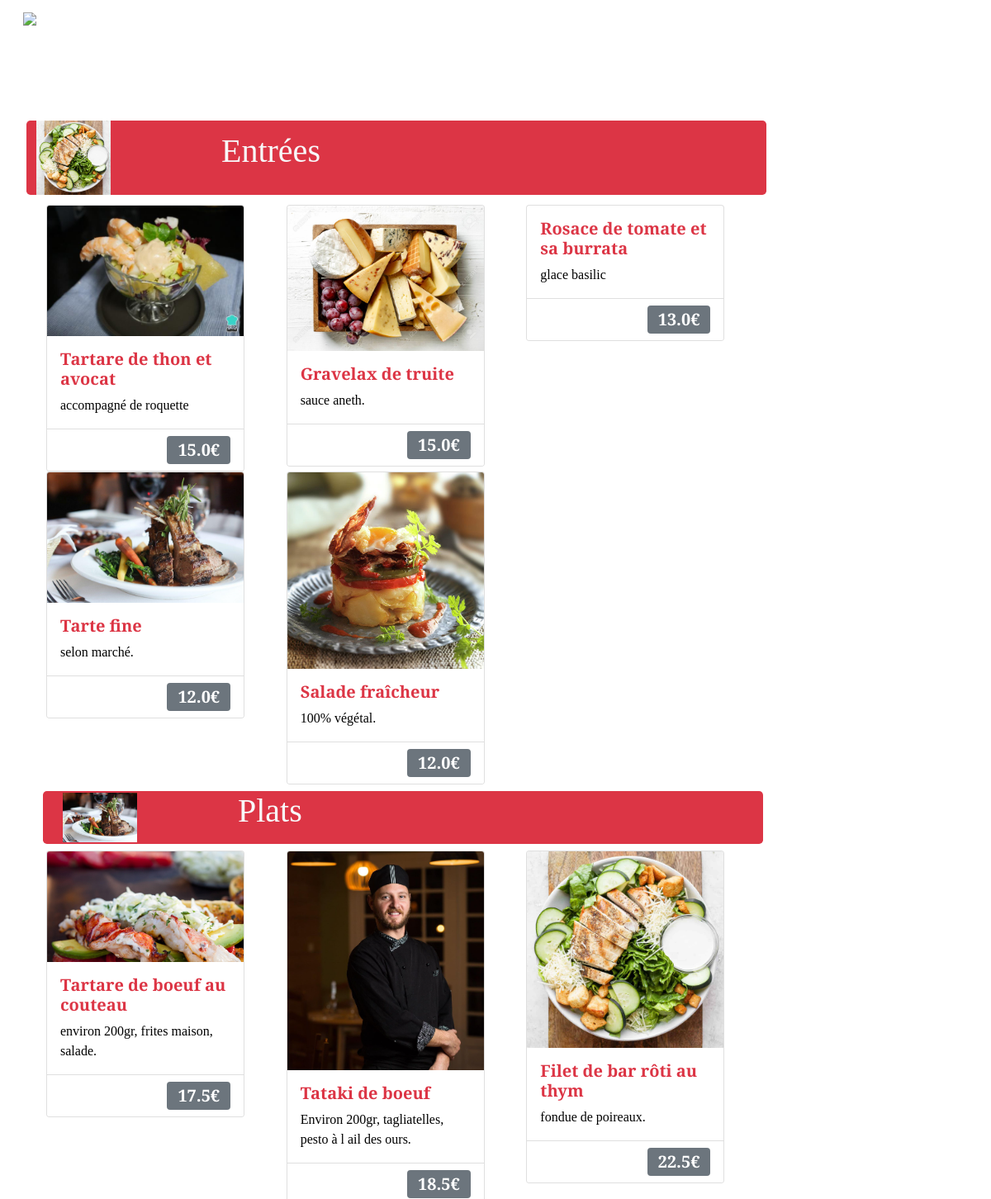
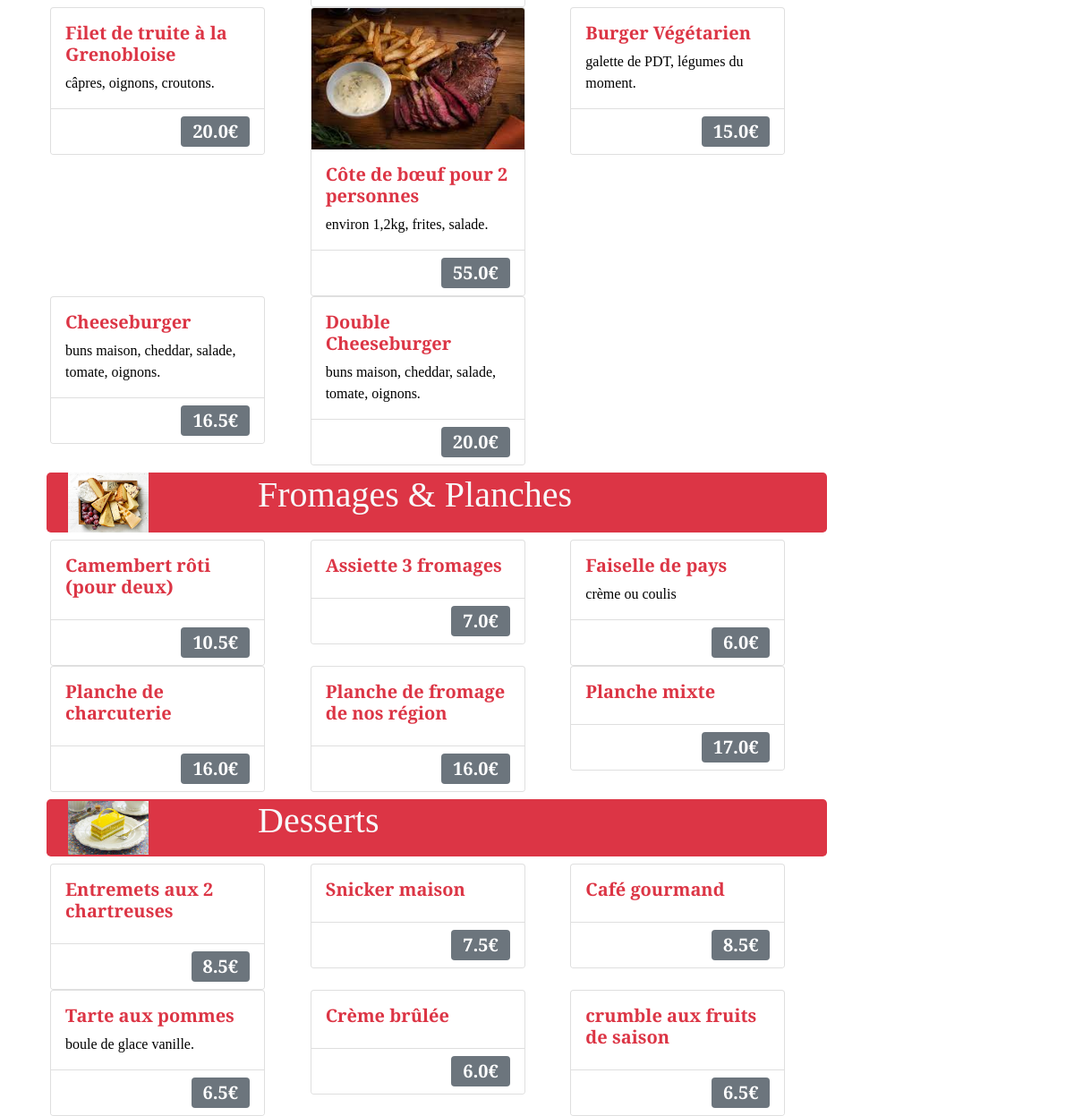
The app's page /menuqr (upper part), older data (2 pictures, top to bottom).
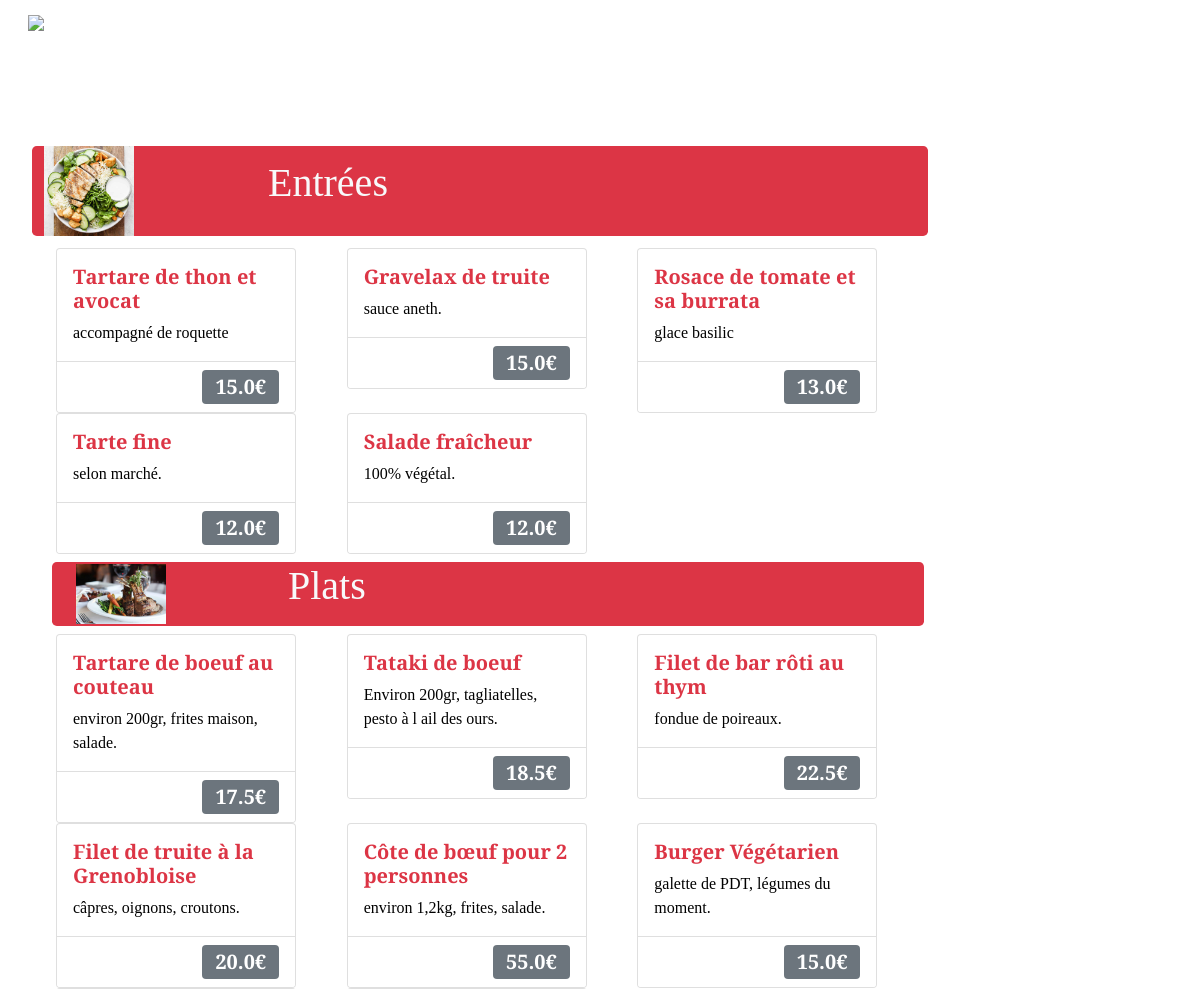
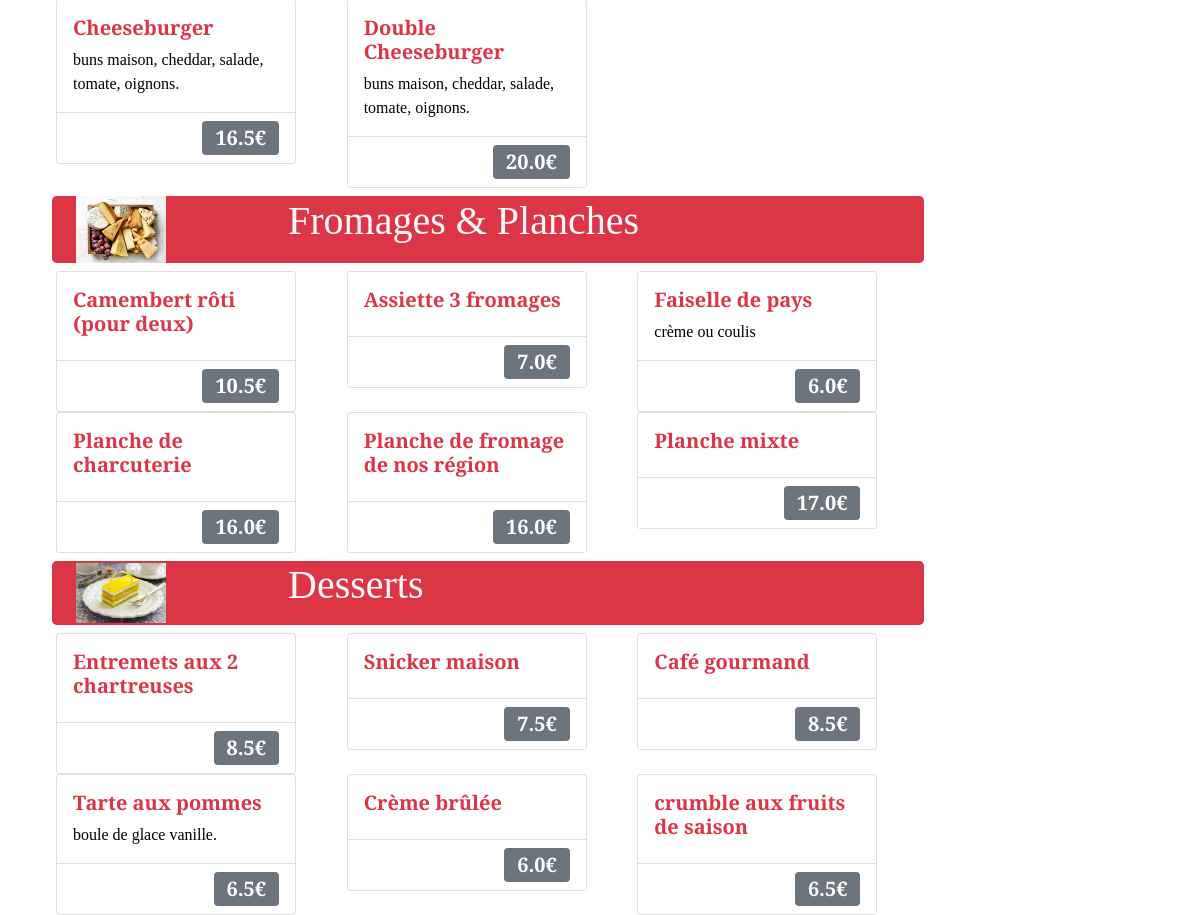
The same page, newer data (2 pictures, top to bottom).
### app.py (models this page shows, shortened)
class Product(db.Model):
    __tablename__ = 'product'
    id          = db.Column(db.Integer, primary_key=True)
    idcat       = db.Column(db.Integer, nullable=False)
    titre       = db.Column(db.String(124), nullable=False)
    description = db.Column(db.String(256))
    prix        = db.Column(db.Numeric, nullable=False)
    image       = db.Column(db.String(128))
    categorie   = db.Column(db.String(128))
    ordercat    = db.Column(db.Integer)

### app.py (the view)
@app.route('/menuqr', methods=['GET', 'POST'])
def menuqr():
    nombre_funcion = inspect.currentframe().f_code.co_name
    app.logger.info(nombre_funcion)
    registros = Product.query.order_by(Product.ordercat.asc()).all()
    return render_template('menuqr.html', resultados=registros)

### templates/menuqr.html (shortened to what this page needs)
{% extends "layout.html" %}
{% block head %}
{{ super() }}
{% endblock %}
{% block content %}
<div class="container">
        <h1 class="text-white">Carte Saisonnière</h1>
        {% set count = namespace(value=1) %} {% set vars = {'categorie': 'Entrées'} %}
    <div class="row align-items-center rounded-3 bg-danger m-2">
        <div class="col-12 col-sm-3">
            <img  src="static/images/gallery/chicken-caesar-salad-6sq.jpg" width="90" />
        </div>
        <div class="col-auto text-light col-sm-9"  style="min-width: 14rem">
            <h1>{{ vars['categorie'] }}</h1>
        </div>
    </div>
    <div class="container">
        <div class="row align-items-start m-1 p-1">
            {% for row in resultados %}
                {% if row['ordercat']|int == count.value %}
                    <div class="col-12 col-md-6 col-lg-4">
                        <div class="card" style="width: 15rem">
                            {% if row['image'] != 'fondo.png' %}
                                    <img
                                        src="static/images/photos/{{ row['image'] }}"
                                        class="card-img-top"
                                        style="max-width: 100%; height: auto;"
                                        alt="..."
                                    />
                            {% endif %}
                                <div class="card-body">
                                    <h5 class="card-title font-weight-bold text-danger">{{ row['titre'] }}</h5>
                                    <p class="card-text">{{ row['description'] }}</p>
                                </div>
                                <ul class="list-group list-group-flush">
                                    <li class="list-group-item text-end">
                                    <span class="badge fs-5 bg-secondary"
                                        >{{ row['prix']|float|round(2) }}€</span
                                    >
                                    </li>
                                </ul>
                        </div>
                    </div>
                {% else %}
                {% set count.value = count.value + 1 %}
    <div class="row align-items-center rounded-3 bg-danger m-2">
        <div class="col-12 col-sm-3">
        <img src="static/images/photos/{{ row['categorie'] }}.jpg" width="90" />
        </div>
        <div class="col-auto text-light col-sm-9"> <h1>{{ row['categorie'] }}</h1> <p class=""></p>
        </div>
    </div>
                    <div class="col-12 col-md-6 col-lg-4">
                        <div class="card" style="width: 15rem">
                            {% if row['image'] != 'fondo.png' %}
                                    <img
                                        src="static/images/photos/{{ row['image'] }}"
                                        class="card-img-top"
                                        style="max-width: 100%; height: auto;"
                                        alt="..."
                                    />
                            {% endif %}
                            <div class="card-body">
                            <h5 class="card-title font-weight-bold text-danger">{{ row['titre'] }}</h5>
                            <p class="card-text">{{ row['description'] }}</p>
                            </div>
                            <ul class="list-group list-group-flush">
                            <li class="list-group-item text-end">
                                <span class="badge fs-5 bg-secondary"
                                >{{ row['prix']|float|round(2) }}€</span
                                >
                            </li>
                            </ul>
                        </div>
                    </div>
                {% endif %}
            {% endfor %}
        </div>
    </div>
</div>
{% endblock %}

### templates/layout.html (shortened to what this page needs)
<!doctype html>
<html lang="en">
<head>
    {% block head %}
        <link rel="stylesheet" href="https://cdn.jsdelivr.net/npm/bootstrap@4.6.0/dist/css/bootstrap.min.css"
>
        <link rel="stylesheet" href="{{ url_for('static', filename='css/main.css') }}">
        <link rel="stylesheet" href="{{ url_for('static', filename='css/bootstrap.css') }}">
    {% endblock %}
</head>
<body >
<div class="header">
    <nav class="navbar navbar-expand-md navbar-dark fixed-top" id="customNavbar">
        <div class="container-fluid">
            <a class="navbar-brand" href="/"><img src="https://myappauberge.s3.us-east-2.amazonaws.com/general/logoauberge.jpeg"  width="120px" alt="Website Python"></a>
            <div class="collapse navbar-collapse" id="navbarScroll">
                <ul class="navbar-nav me-auto my-2 my-lg-0 navbar-nav-scroll" style="--bs-scroll-height: 100px;">
                    <li class="nav-item">
                        <a class="nav-link" href="{{ url_for('about') }} ">Le chef</a>
                    </li>
                    <li class="nav-item">
                        <a class="nav-link" href="{{ url_for('menuqr') }} ">Notre carte</a>
                    </li>
                    <li class="nav-item">
                        <a class="nav-link" href="{{ url_for('get_gallery') }} ">Gallerie de photos</a>
                    </li>
                    <li class="nav-item">
                        <a class="nav-link" href="{{ url_for('location') }} ">Location</a>
                    </li>
                {% if current_user.is_authenticated %}
                <span class="nav-item">
                    <a class="nav-link text-primary"  href="{{ url_for('menu') }}">Menu du jour</a>
                </span>
                <span class="nav-item">
                    <a class="nav-link text-primary"  href="{{ url_for('carta') }}">Adm. Carte</a>
                </span>
                <span class="nav-item">
                    <a class="nav-link text-primary"  href="{{ url_for('logout') }}">Logout</a>
                </span>
                {% else %}
                <span class="nav-item">
                    <a class="nav-link" href="#" data-toggle="modal" data-target="#loginModal">Administration</a>
                </span>
                {% endif %}
            </ul>
            </div>
        </div>
    </nav>
    <div class="wrapper">
        <div class="container">
            {% block content %} {% endblock %}
        </div>
    </div>
</div>
</body>
</html>

### templates/menuqr.html (style rules this page uses)
.row { font-family: "Libre Baskerville", serif; }

Row changes from the older to the newer data that the page shows:
changed Product "Tartare de thon et avocat": image: picture removed
changed Product "Gravelax de truite": image: picture removed
changed Product "Tarte fine": image: picture removed
changed Product "Salade fraîcheur": image: picture removed
changed Product "Plats": image: picture removed
changed Product "Tataki de boeuf": image: picture removed
changed Product "Filet de bar rôti au thym": image: picture removed
changed Product "Côte de bœuf pour 2 personnes": image: picture removed
